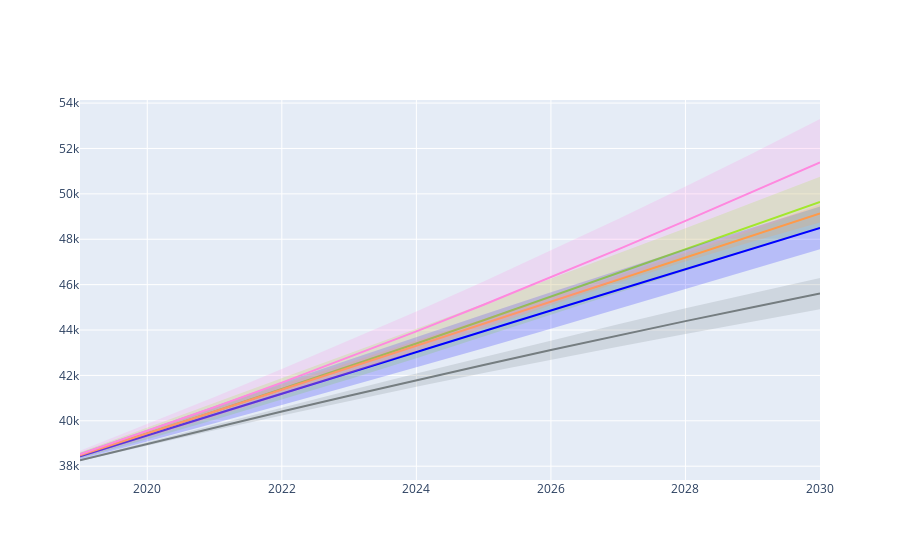

The notebook cell saved with this chart:
### Code cell
import pandas as pd
import numpy as np
import plotly.graph_objects as go

from_dir = "proj_values_EU28/"

pop = ['pop_SSP1.csv', 'pop_SSP2.csv', 'pop_SSP3.csv', 'pop_SSP4.csv', 'pop_SSP5.csv']
gdpc = ['gdp_cap_SSP1.csv', 'gdp_cap_SSP2.csv', 'gdp_cap_SSP3.csv', 'gdp_cap_SSP4.csv', 'gdp_cap_SSP5.csv']
ei = ['EnergyIntensity_SSP1.csv', 'EnergyIntensity_SSP2.csv', 'EnergyIntensity_SSP3.csv', 'EnergyIntensity_SSP4.csv',
      'EnergyIntensity_SSP5.csv']
ci = ['CarbonIntensity_SSP1.csv', 'CarbonIntensity_SSP2.csv', 'CarbonIntensity_SSP3.csv', 'CarbonIntensity_SSP4.csv',
      'CarbonIntensity_SSP5.csv']

vrs = [gdpc]
# , gdp, ei, ci]

dates = np.arange(2019, 2031)
dates_rev = dates[::-1]

for var in vrs:
    fig = go.Figure()
    colors = ['rgba(140, 255, 0, 1)', 'rgba(0, 0, 255, 1)', 'rgba(117, 125, 128, 1)', 'rgba(255, 154, 73, 1)', 'rgba(255, 136, 223, 1)']
    colors_fill = ['rgba(140, 255, 0, 0.2)', 'rgba(0, 0, 255, 0.2)', 'rgba(117, 125, 128, 0.2)', 'rgba(255, 154, 73, 0.2)', 'rgba(255, 136, 223, 0.2)']
    for file in np.arange(len(var)):
        df = pd.read_csv(from_dir + var[file], index_col=['Unnamed: 0'])
        m = df.mean()
        std = df.std()
        df = pd.DataFrame({'mean': m, 'std': std})
        
        y_upper = m+std
        y_lower = m-std
        y_lower = y_lower[::-1]
        fig.add_trace(go.Scatter(
            x=np.concatenate((dates,dates_rev)),
            y=np.concatenate((y_upper,y_lower)),
            fill='toself',
            fillcolor=colors_fill[file],
            line_color='rgba(0, 0, 0, 0)',
            showlegend=False,
            name='Fair',
        ))
        fig.add_trace(go.Scatter(
            x=dates,
            y=m,
            line_color=colors[file],
            showlegend=False,
            name='Fair',
        ))

    fig.update_traces(mode='lines')
    fig.show()

### Figure 1 — Plotly figure (JSON) as saved in the notebook; plotly's stock layout.template omitted (floating-point values rounded to 4 significant figures)
{"data": [{"fill": "toself", "fillcolor": "rgba(140, 255, 0, 0.2)", "line": {"color": "rgba(0, 0, 0, 0)"}, "mode": "lines", "name": "Fair", "showlegend": false, "type": "scatter", "x": [2019, 2020, 2021, 2022, 2023, 2024, 2025, 2026, 2027, 2028, 2029, 2030, 2030, 2029, 2028, 2027, 2026, 2025, 2024, 2023, 2022, 2021, 2020, 2019], "y": [38610.0, 39690.0, 40780.0, 41870.0, 42960.0, 44060.0, 45150.0, 46260.0, 47370.0, 48490.0, 49620.0, 50760.0, 48520.0, 47570.0, 46610.0, 45650.0, 44680.0, 43710.0, 42760.0, 41830.0, 40930.0, 40050.0, 39190.0, 38350.0]}, {"line": {"color": "rgba(140, 255, 0, 1)"}, "mode": "lines", "name": "Fair", "showlegend": false, "type": "scatter", "x": [2019, 2020, 2021, 2022, 2023, 2024, 2025, 2026, 2027, 2028, 2029, 2030], "y": [38480.0, 39440.0, 40410.0, 41400.0, 42400.0, 43410.0, 44430.0, 45470.0, 46510.0, 47550.0, 48590.0, 49640.0]}, {"fill": "toself", "fillcolor": "rgba(0, 0, 255, 0.2)", "line": {"color": "rgba(0, 0, 0, 0)"}, "mode": "lines", "name": "Fair", "showlegend": false, "type": "scatter", "x": [2019, 2020, 2021, 2022, 2023, 2024, 2025, 2026, 2027, 2028, 2029, 2030, 2030, 2029, 2028, 2027, 2026, 2025, 2024, 2023, 2022, 2021, 2020, 2019], "y": [38580.0, 39610.0, 40650.0, 41670.0, 42690.0, 43700.0, 44690.0, 45660.0, 46630.0, 47580.0, 48520.0, 49450.0, 47560.0, 46680.0, 45800.0, 44930.0, 44060.0, 43200.0, 42350.0, 41520.0, 40700.0, 39890.0, 39090.0, 38310.0]}, {"line": {"color": "rgba(0, 0, 255, 1)"}, "mode": "lines", "name": "Fair", "showlegend": false, "type": "scatter", "x": [2019, 2020, 2021, 2022, 2023, 2024, 2025, 2026, 2027, 2028, 2029, 2030], "y": [38440.0, 39350.0, 40270.0, 41190.0, 42100.0, 43020.0, 43940.0, 44860.0, 45780.0, 46690.0, 47600.0, 48500.0]}, {"fill": "toself", "fillcolor": "rgba(117, 125, 128, 0.2)", "line": {"color": "rgba(0, 0, 0, 0)"}, "mode": "lines", "name": "Fair", "showlegend": false, "type": "scatter", "x": [2019, 2020, 2021, 2022, 2023, 2024, 2025, 2026, 2027, 2028, 2029, 2030, 2030, 2029, 2028, 2027, 2026, 2025, 2024, 2023, 2022, 2021, 2020, 2019], "y": [38300.0, 39070.0, 39830.0, 40580.0, 41340.0, 42080.0, 42820.0, 43550.0, 44260.0, 44950.0, 45630.0, 46290.0, 44920.0, 44380.0, 43830.0, 43270.0, 42690.0, 42100.0, 41500.0, 40880.0, 40240.0, 39580.0, 38910.0, 38230.0]}, {"line": {"color": "rgba(117, 125, 128, 1)"}, "mode": "lines", "name": "Fair", "showlegend": false, "type": "scatter", "x": [2019, 2020, 2021, 2022, 2023, 2024, 2025, 2026, 2027, 2028, 2029, 2030], "y": [38270.0, 38990.0, 39700.0, 40410.0, 41110.0, 41790.0, 42460.0, 43120.0, 43760.0, 44390.0, 45010.0, 45610.0]}, {"fill": "toself", "fillcolor": "rgba(255, 154, 73, 0.2)", "line": {"color": "rgba(0, 0, 0, 0)"}, "mode": "lines", "name": "Fair", "showlegend": false, "type": "scatter", "x": [2019, 2020, 2021, 2022, 2023, 2024, 2025, 2026, 2027, 2028, 2029, 2030, 2030, 2029, 2028, 2027, 2026, 2025, 2024, 2023, 2022, 2021, 2020, 2019], "y": [38570.0, 39590.0, 40600.0, 41600.0, 42580.0, 43540.0, 44490.0, 45440.0, 46400.0, 47410.0, 48460.0, 49540.0, 48740.0, 47900.0, 47020.0, 46080.0, 45090.0, 44080.0, 43080.0, 42090.0, 41130.0, 40200.0, 39290.0, 38400.0]}, {"line": {"color": "rgba(255, 154, 73, 1)"}, "mode": "lines", "name": "Fair", "showlegend": false, "type": "scatter", "x": [2019, 2020, 2021, 2022, 2023, 2024, 2025, 2026, 2027, 2028, 2029, 2030], "y": [38480.0, 39440.0, 40400.0, 41360.0, 42340.0, 43310.0, 44290.0, 45260.0, 46240.0, 47210.0, 48180.0, 49140.0]}, {"fill": "toself", "fillcolor": "rgba(255, 136, 223, 0.2)", "line": {"color": "rgba(0, 0, 0, 0)"}, "mode": "lines", "name": "Fair", "showlegend": false, "type": "scatter", "x": [2019, 2020, 2021, 2022, 2023, 2024, 2025, 2026, 2027, 2028, 2029, 2030, 2030, 2029, 2028, 2027, 2026, 2025, 2024, 2023, 2022, 2021, 2020, 2019], "y": [38680.0, 39860.0, 41050.0, 42280.0, 43530.0, 44820.0, 46140.0, 47500.0, 48900.0, 50330.0, 51790.0, 53300.0, 49460.0, 48370.0, 47290.0, 46210.0, 45150.0, 44090.0, 43060.0, 42060.0, 41090.0, 40150.0, 39250.0, 38370.0]}, {"line": {"color": "rgba(255, 136, 223, 1)"}, "mode": "lines", "name": "Fair", "showlegend": false, "type": "scatter", "x": [2019, 2020, 2021, 2022, 2023, 2024, 2025, 2026, 2027, 2028, 2029, 2030], "y": [38530.0, 39550.0, 40600.0, 41680.0, 42800.0, 43940.0, 45110.0, 46320.0, 47560.0, 48810.0, 50080.0, 51380.0]}], "layout": {}}
